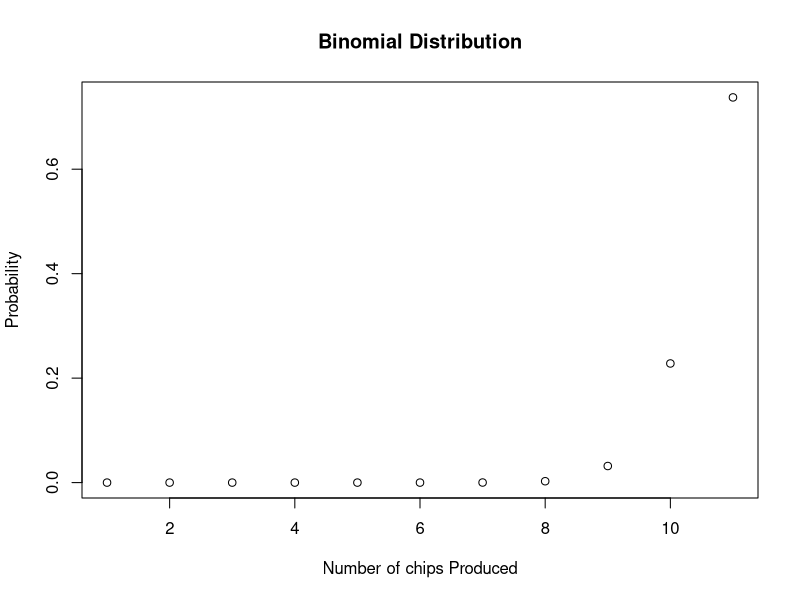

R code for this plot:
## ---- chunk 1
knitr::opts_chunk$set(echo = TRUE)
## ---- chunk 2
# summary(cars)
## ---- chunk 3
# plot(pressure)
## ---- chunk 4
e <- 6 * 0.5
var <- 6*0.5 * (1-0.5)
## ---- chunk 5
 X <- 0:10

plot(dbinom(X,10,0.97), col="black", main = "Binomial Distribution", xlab = "Number of chips Produced", ylab = "Probability") 
## ---- chunk 6
1-pbinom(1,10,0.03)
